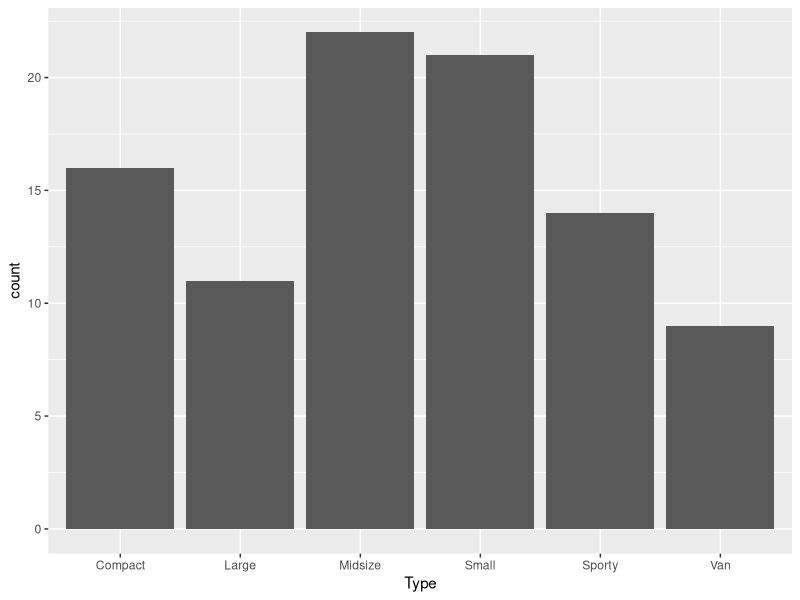

Here is the R script that generated this plot: (Note: this script raises an error after producing the figure.)
library("MASS")
library(ggplot2)

ggplot(Cars93) +
  aes(x = Type) + 
  geom_bar()

ggplot(gender_submission) +
  aes(x = Survived) +
  geom_bar()